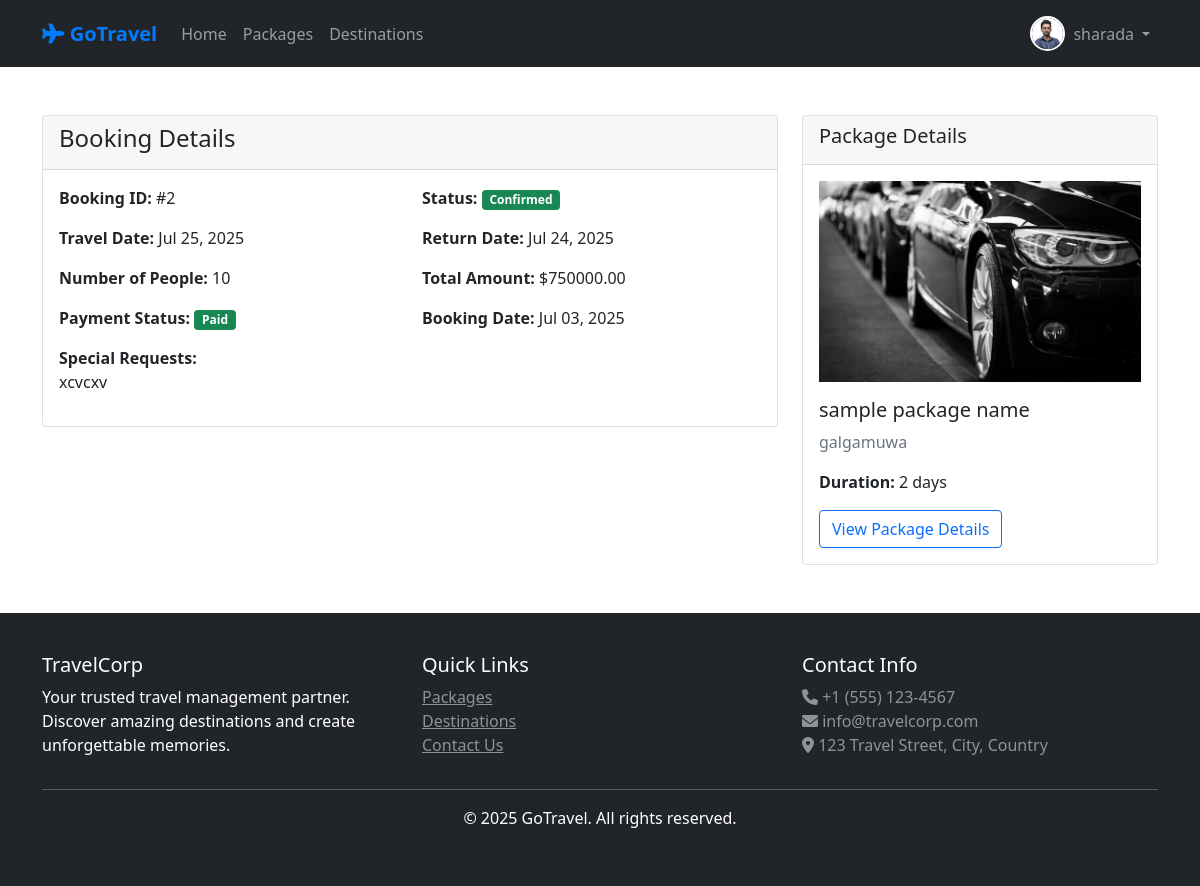
/bookings/2/ (signed in), run on an earlier commit of the app's database.
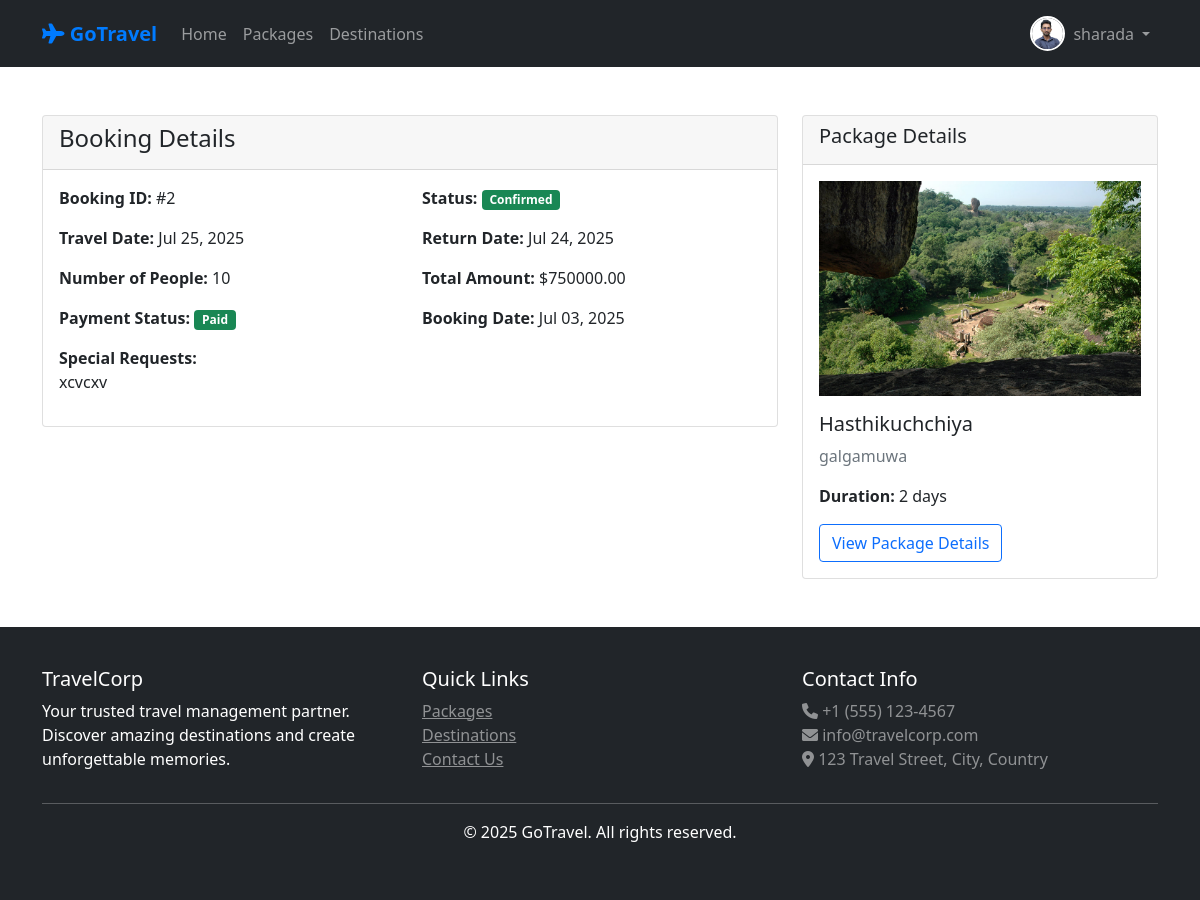
And on a later commit of the database.
### travel/models.py (models this page shows, shortened)
class Booking(models.Model):
    BOOKING_STATUS = [
        ('pending', 'Pending'),
        ('confirmed', 'Confirmed'),
        ('cancelled', 'Cancelled'),
        ('completed', 'Completed'),
    ]
    PAYMENT_STATUS = [
        ('pending', 'Pending'),
        ('paid', 'Paid'),
        ('failed', 'Failed'),
        ('refunded', 'Refunded'),
    ]
    user = models.ForeignKey(User, on_delete=models.CASCADE)
    package = models.ForeignKey(Package, on_delete=models.CASCADE, null=True, blank=True)
    hotel = models.ForeignKey(Hotel, on_delete=models.CASCADE, null=True, blank=True)
    transport = models.ForeignKey(Transport, on_delete=models.CASCADE, null=True, blank=True)
    booking_date = models.DateTimeField(auto_now_add=True)
    travel_date = models.DateField()
    return_date = models.DateField(null=True, blank=True)
    num_people = models.IntegerField(default=1)
    total_amount = models.DecimalField(max_digits=10, decimal_places=2)
    status = models.CharField(max_length=20, choices=BOOKING_STATUS, default='pending')
    payment_status = models.CharField(max_length=20, choices=PAYMENT_STATUS, default='pending')
    special_requests = models.TextField(blank=True)
    created_at = models.DateTimeField(auto_now_add=True)
    updated_at = models.DateTimeField(auto_now=True)

class Package(models.Model):
    PACKAGE_TYPES = [
        ('tour', 'Tour Package'),
        ('hotel', 'Hotel Package'),
        ('transport', 'Transport Package'),
        ('combo', 'Combo Package'),
    ]
    name = models.CharField(max_length=200)
    destination = models.ForeignKey(Destination, on_delete=models.CASCADE)
    package_type = models.CharField(max_length=20, choices=PACKAGE_TYPES)
    description = models.TextField()
    price = models.DecimalField(max_digits=10, decimal_places=2)
    duration_days = models.IntegerField()
    max_people = models.IntegerField()
    includes = models.TextField(help_text="What's included in the package")
    excludes = models.TextField(help_text="What's not included")
    image = models.ImageField(upload_to='packages/')
    is_active = models.BooleanField(default=True)
    is_featured = models.BooleanField(default=False, help_text="Mark as featured package")
    created_by = models.ForeignKey(User, on_delete=models.CASCADE)
    created_at = models.DateTimeField(auto_now_add=True)
    updated_at = models.DateTimeField(auto_now=True)

class Destination(models.Model):
    name = models.CharField(max_length=200)
    country = models.CharField(max_length=100)
    city = models.CharField(max_length=100)
    description = models.TextField()
    image = models.ImageField(upload_to='destinations/')
    is_active = models.BooleanField(default=True)
    is_popular = models.BooleanField(default=False, help_text="Mark as popular destination")
    created_at = models.DateTimeField(auto_now_add=True)

### travel/views.py (the view)
# urls.py: path('bookings/<int:booking_id>/', views.booking_detail, name='booking_detail'),
@login_required
def booking_detail(request, booking_id):
    try:
        booking = get_object_or_404(Booking, id=booking_id, user=request.user)
    except:
        messages.error(request, 'Booking not found.')
        return redirect('booking_history')
    template = loader.get_template('travel/booking_detail.html')
    context = {
        'booking': booking,
    }
    return HttpResponse(template.render(context, request))

### travel/context_processors.py (called while the page is built)
def user_profile(request):
    if request.user.is_authenticated:
        try:
            profile, created = UserProfile.objects.get_or_create(user=request.user)
            return {'user_profile': profile}
        except:
            return {'user_profile': None}
    return {'user_profile': None}

### travel/templates/travel/booking_detail.html (shortened to what this page needs)
{% extends 'travel/base.html' %}
{% block content %}
<div class="container my-5">
    <div class="row">
        <div class="col-md-8">
            <div class="card">
                <div class="card-header">
                    <h4>Booking Details</h4>
                </div>
                <div class="card-body">
                    <div class="row mb-3">
                        <div class="col-md-6">
                            <strong>Booking ID:</strong> #{{ booking.id }}
                        </div>
                        <div class="col-md-6">
                            <strong>Status:</strong>
                            <span
                                class="badge {% if booking.status == 'confirmed' %}bg-success{% elif booking.status == 'pending' %}bg-warning{% else %}bg-danger{% endif %}">
                                {{ booking.get_status_display }}
                            </span>
                        </div>
                    </div>
                    <div class="row mb-3">
                        <div class="col-md-6">
                            <strong>Travel Date:</strong> {{ booking.travel_date|date:"M d, Y" }}
                        </div>
                        <div class="col-md-6">
                            <strong>Return Date:</strong>
                            {% if booking.return_date %}
                            {{ booking.return_date|date:"M d, Y" }}
                            {% else %}
                            Not specified
                            {% endif %}
                        </div>
                    </div>
                    <div class="row mb-3">
                        <div class="col-md-6">
                            <strong>Number of People:</strong> {{ booking.num_people }}
                        </div>
                        <div class="col-md-6">
                            <strong>Total Amount:</strong> ${{ booking.total_amount }}
                        </div>
                    </div>
                    <div class="row mb-3">
                        <div class="col-md-6">
                            <strong>Payment Status:</strong>
                            <span
                                class="badge {% if booking.payment_status == 'paid' %}bg-success{% elif booking.payment_status == 'pending' %}bg-warning{% else %}bg-danger{% endif %}">
                                {{ booking.get_payment_status_display }}
                            </span>
                        </div>
                        <div class="col-md-6">
                            <strong>Booking Date:</strong> {{ booking.created_at|date:"M d, Y" }}
                        </div>
                    </div>
                    {% if booking.special_requests %}
                    <div class="mb-3">
                        <strong>Special Requests:</strong>
                        <p>{{ booking.special_requests }}</p>
                    </div>
                    {% endif %}
                </div>
            </div>
        </div>
        <div class="col-md-4">
            <div class="card">
                <div class="card-header">
                    <h5>Package Details</h5>
                </div>
                <div class="card-body">
                    {% if booking.package %}
                    <img src="{{ booking.package.image.url }}" class="img-fluid mb-3" alt="{{ booking.package.name }}">
                    <h5>{{ booking.package.name }}</h5>
                    <p class="text-muted">{{ booking.package.destination.name }}</p>
                    <p><strong>Duration:</strong> {{ booking.package.duration_days }} days</p>
                    <a href="{% url 'package_detail' booking.package.id %}" class="btn btn-outline-primary">
                        View Package Details
                    </a>
                    {% endif %}
                </div>
            </div>
        </div>
    </div>
</div>
{% endblock %}

What changed in the data, as far as the page shows it:
changed through a linked row, Booking "xcvcxv": package.image: a different picture; package.name "sample package name" → "Hasthikuchchiya"
